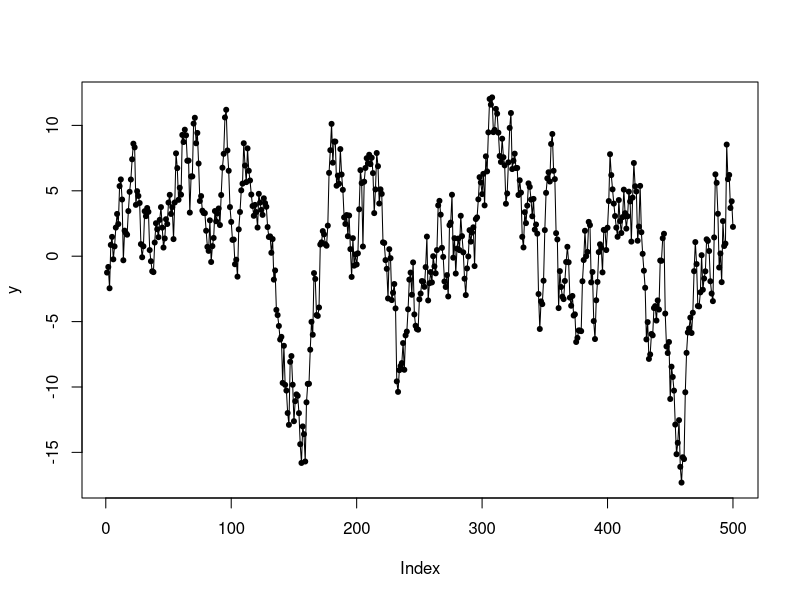
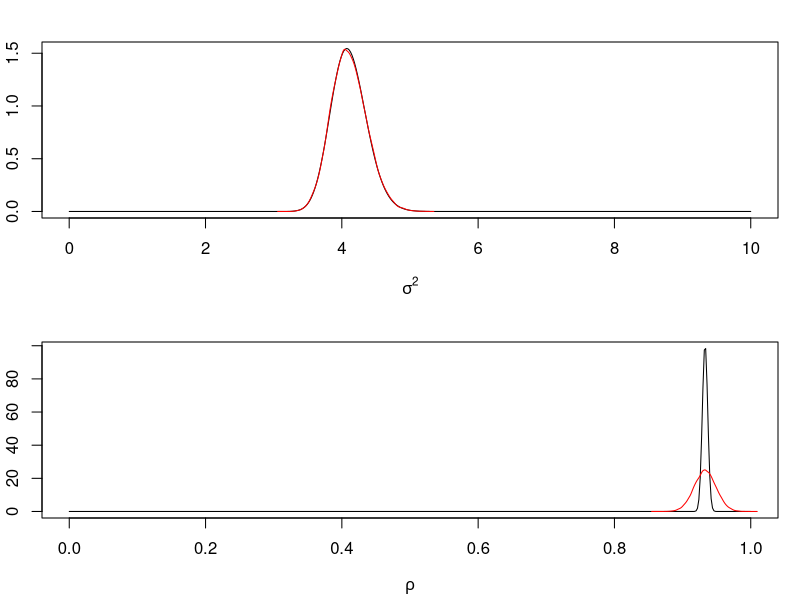

Reproduce these figures in R, in order.
digamma = function(x, alpha, beta)
    alpha*log(beta) - lgamma(alpha) -(alpha + 1)*log(x) - beta / x

set.seed(1)
n = 500
rho = 0.95
sig = 2
eps = rnorm(n, 0, sig)

y = double(n)
y[1] = eps[1]
for (i in 2:n)
    y[i] = rho*y[i-1] + eps[i]

plot(y, type='o', pch = 20)

sig^2 * 1/(1-0.95^2)
var(y)

sum(dnorm(y[2:n], 0.95*y[1:(n-1)], sig, log = TRUE))

# z[1] "=" y_{-1}
z = c(0, y)


alpha = n/2
beta = 1/2*sum((z[2:(n+1)] - rho*z[1:n])^2)

ndraws = 50000
post.sig2 = 1/rgamma(ndraws, alpha, beta)
post.rho = rnorm(ndraws, sum(z[2:(n+1)] * z[1:n]) / sum(z[1:n]^2),
    sqrt(post.sig2 / (sum(z[1:n]^2))))

par(mfrow=c(2,1), mar = c(4.1, 2.1, 2.1, 1.1))
xx = seq(0.001, 10, length = 500)
plot(xx, exp(digamma(xx, alpha, beta)), type='l', xlab = expression(sigma^2),
    ylab = "")
lines(density(post.sig2), col = 'red')

xx = seq(0, 1, length = 500)
plot(xx, dnorm(xx, sum(z[2:(n+1)] * z[1:n]) / sum(z[1:n]^2),
    sqrt(alpha/beta / (sum(z[1:n]^2)))), type='l', xlab = expression(rho))
lines(density(post.rho), col = 'red')

beta/(alpha - 1)
